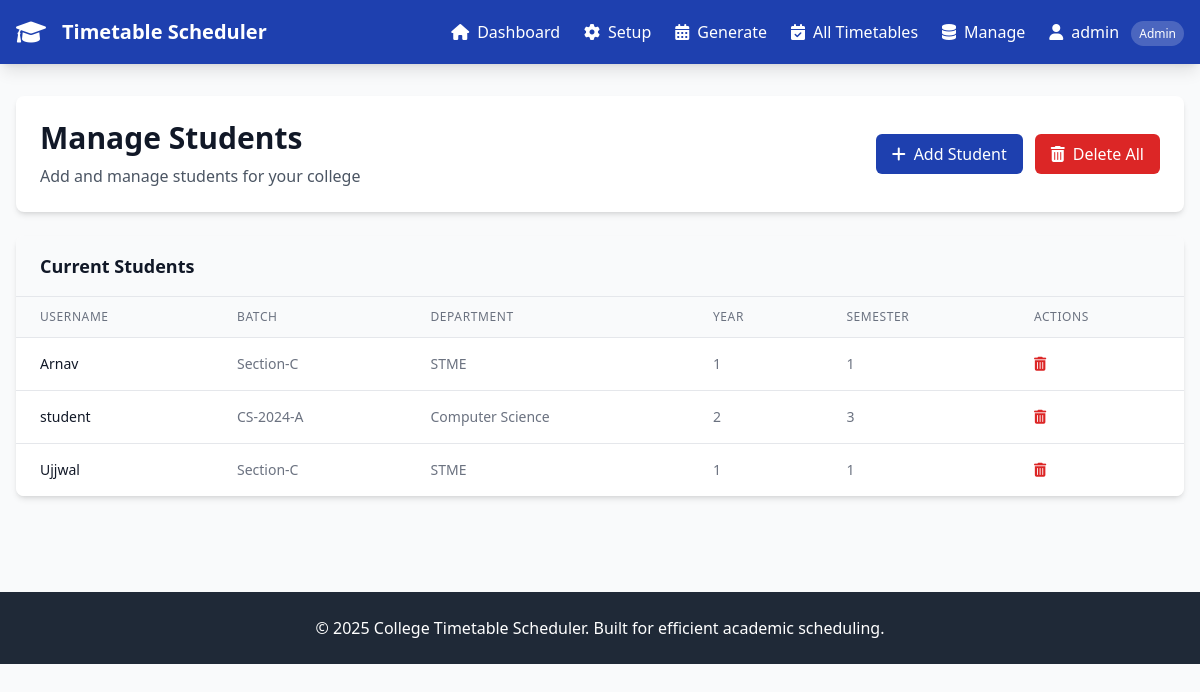
The page /manage/students (signed in) on the database its author committed.
### timetable_scheduler/app.py (models this page shows)
class User(db.Model):
    id = db.Column(db.Integer, primary_key=True)
    username = db.Column(db.String(80), unique=True, nullable=False)
    password_hash = db.Column(db.String(120), nullable=False)
    role = db.Column(db.String(20), default='admin')  # admin, student
    batch_id = db.Column(db.Integer, db.ForeignKey('batch.id'), nullable=True)  # For students
    created_at = db.Column(db.DateTime, default=datetime.utcnow)
    batch = db.relationship('Batch', backref='students')

class Batch(db.Model):
    id = db.Column(db.Integer, primary_key=True)
    name = db.Column(db.String(50), nullable=False)
    year = db.Column(db.Integer, nullable=False)
    semester = db.Column(db.Integer, nullable=False)
    department = db.Column(db.String(50), nullable=False)
    strength = db.Column(db.Integer, nullable=False)

### timetable_scheduler/app.py (the view)
@app.route('/manage/<string:entity>')
def manage_entity(entity):
    if 'user_id' not in session or session.get('user_role') != 'admin':
        flash('Access denied. Admin privileges required.', 'error')
        return redirect(url_for('login'))
    data = {}
    if entity == 'classrooms':
        data['items'] = Classroom.query.all()
    elif entity == 'faculty':
        data['items'] = Faculty.query.all()
    elif entity == 'subjects':
        data['items'] = Subject.query.all()
        data['faculty'] = Faculty.query.all()
    elif entity == 'batches':
        data['items'] = Batch.query.all()
    elif entity == 'students':
        data['items'] = User.query.filter_by(role='student').all()
        data['batches'] = Batch.query.all()
    if 'items' not in data:
        data['items'] = []
    return render_template('manage.html', entity=entity, data=data)

### timetable_scheduler/templates/manage.html (shortened to what this page needs)
{% extends "base.html" %}
{% block content %}
<div class="space-y-6">
    <div class="bg-white rounded-lg shadow-md p-6">
        <div class="flex items-center justify-between">
            <div>
                <h1 class="text-3xl font-bold text-gray-900">Manage {{ entity.title() }}</h1>
                <p class="text-gray-600 mt-2">Add and manage {{ entity }} for your college</p>
            </div>
            <div class="flex space-x-3">
                <button onclick="toggleAddForm()" class="bg-college-blue text-white px-4 py-2 rounded-md hover:bg-college-dark transition duration-200">
                    <i class="fas fa-plus mr-2"></i>Add {{ entity.rstrip('s').title() }}
                </button>
                {% if data['items'] %}
                <form method="POST" action="{{ url_for('delete_all_entities', entity=entity) }}" style="display: inline-block;" onsubmit="return confirm('⚠️ WARNING: This will delete ALL {{ entity }}! This action cannot be undone. Are you absolutely sure?')">
                    <button type="submit" class="bg-red-600 text-white px-4 py-2 rounded-md hover:bg-red-700 transition duration-200">
                        <i class="fas fa-trash-alt mr-2"></i>Delete All
                    </button>
                </form>
                {% endif %}
            </div>
        </div>
    </div>
    <div class="bg-white rounded-lg shadow-md overflow-hidden">
        <div class="px-6 py-4 bg-gray-50 border-b">
            <h2 class="text-lg font-semibold text-gray-900">Current {{ entity.title() }}</h2>
        </div>
        {% if data['items'] %}
            <div class="overflow-x-auto">
                <table class="min-w-full divide-y divide-gray-200">
                    <thead class="bg-gray-50">
                        <tr>
                            {% if entity == 'classrooms' %}
                                <th class="px-6 py-3 text-left text-xs font-medium text-gray-500 uppercase tracking-wider">Name</th>
                                <th class="px-6 py-3 text-left text-xs font-medium text-gray-500 uppercase tracking-wider">Capacity</th>
                                <th class="px-6 py-3 text-left text-xs font-medium text-gray-500 uppercase tracking-wider">Type</th>
                                <th class="px-6 py-3 text-left text-xs font-medium text-gray-500 uppercase tracking-wider">Status</th>
                                <th class="px-6 py-3 text-left text-xs font-medium text-gray-500 uppercase tracking-wider">Actions</th>
                            {% elif entity == 'students' %}
                                <th class="px-6 py-3 text-left text-xs font-medium text-gray-500 uppercase tracking-wider">Username</th>
                                <th class="px-6 py-3 text-left text-xs font-medium text-gray-500 uppercase tracking-wider">Batch</th>
                                <th class="px-6 py-3 text-left text-xs font-medium text-gray-500 uppercase tracking-wider">Department</th>
                                <th class="px-6 py-3 text-left text-xs font-medium text-gray-500 uppercase tracking-wider">Year</th>
                                <th class="px-6 py-3 text-left text-xs font-medium text-gray-500 uppercase tracking-wider">Semester</th>
                                <th class="px-6 py-3 text-left text-xs font-medium text-gray-500 uppercase tracking-wider">Actions</th>
                            {% endif %}
                        </tr>
                    </thead>
                    <tbody class="bg-white divide-y divide-gray-200">
                        {% for item in data['items'] %}
                            <tr class="hover:bg-gray-50">
                                {% if entity == 'classrooms' %}
                                    <td class="px-6 py-4 whitespace-nowrap text-sm font-medium text-gray-900">{{ item.name }}</td>
                                    <td class="px-6 py-4 whitespace-nowrap text-sm text-gray-500">{{ item.capacity }}</td>
                                    <td class="px-6 py-4 whitespace-nowrap">
                                        <span class="px-2 inline-flex text-xs leading-5 font-semibold rounded-full {% if item.type == 'lab' %}bg-blue-100 text-blue-800{% elif item.type == 'tutorial' %}bg-orange-100 text-orange-800{% elif item.type == 'auditorium' %}bg-purple-100 text-purple-800{% else %}bg-green-100 text-green-800{% endif %}">
                                            {{ item.type.title() }}
                                        </span>
                                    </td>
                                    <td class="px-6 py-4 whitespace-nowrap">
                                        <span class="px-2 inline-flex text-xs leading-5 font-semibold rounded-full {% if item.is_available %}bg-green-100 text-green-800{% else %}bg-red-100 text-red-800{% endif %}">
                                            {% if item.is_available %}Available{% else %}Unavailable{% endif %}
                                        </span>
                                    </td>
                                    <td class="px-6 py-4 whitespace-nowrap text-sm text-gray-500">
                                        <form method="POST" action="{{ url_for('delete_entity', entity='classroom', item_id=item.id) }}" style="display: inline-block;" onsubmit="return confirm('Are you sure you want to delete this classroom? This action cannot be undone.')">
                                            <button type="submit" class="text-red-600 hover:text-red-900 transition duration-200">
                                                <i class="fas fa-trash-alt"></i>
                                            </button>
                                        </form>
                                    </td>
                                {% elif entity == 'students' %}
                                    <td class="px-6 py-4 whitespace-nowrap text-sm font-medium text-gray-900">{{ item.username }}</td>
                                    <td class="px-6 py-4 whitespace-nowrap text-sm text-gray-500">
                                        {% if item.batch %}
                                            {{ item.batch.name }}
                                        {% else %}
                                            <span class="text-red-500">No batch assigned</span>
                                        {% endif %}
                                    </td>
                                    <td class="px-6 py-4 whitespace-nowrap text-sm text-gray-500">
                                        {% if item.batch %}
                                            {{ item.batch.department }}
                                        {% else %}
                                            -
                                        {% endif %}
                                    </td>
                                    <td class="px-6 py-4 whitespace-nowrap text-sm text-gray-500">
                                        {% if item.batch %}
                                            {{ item.batch.year }}
                                        {% else %}
                                            -
                                        {% endif %}
                                    </td>
                                    <td class="px-6 py-4 whitespace-nowrap text-sm text-gray-500">
                                        {% if item.batch %}
                                            {{ item.batch.semester }}
                                        {% else %}
                                            -
                                        {% endif %}
                                    </td>
                                    <td class="px-6 py-4 whitespace-nowrap text-sm text-gray-500">
                                        <form method="POST" action="{{ url_for('delete_entity', entity='student', item_id=item.id) }}" style="display: inline-block;" onsubmit="return confirm('Are you sure you want to delete this student? This action cannot be undone.')">
                                            <button type="submit" class="text-red-600 hover:text-red-900 transition duration-200">
                                                <i class="fas fa-trash-alt"></i>
                                            </button>
                                        </form>
                                    </td>
                                {% endif %}
                            </tr>
                        {% endfor %}
                    </tbody>
                </table>
            </div>
        {% else %}
            <div class="px-6 py-8 text-center">
                <i class="fas fa-inbox text-4xl text-gray-400 mb-4"></i>
                <p class="text-gray-500">No {{ entity }} found. Add your first {{ entity.rstrip('s') }} to get started.</p>
            </div>
        {% endif %}
    </div>
</div>
{% endblock %}

### rows shown on the page
User: username "Arnav", batch.name "Section-C", batch.department "STME", batch.year "1", batch.semester "1"
User: username "student", batch.name "CS-2024-A", batch.department "Computer Science", batch.year "2", batch.semester "3"
User: username "Ujjwal", batch.name "Section-C", batch.department "STME", batch.year "1", batch.semester "1"

### other values the page prints
{{ session.username }} "admin"
{{ entity.title() }} "Students"
{{ entity }} "students"
{{ entity.rstrip('s').title() }} "Student"
